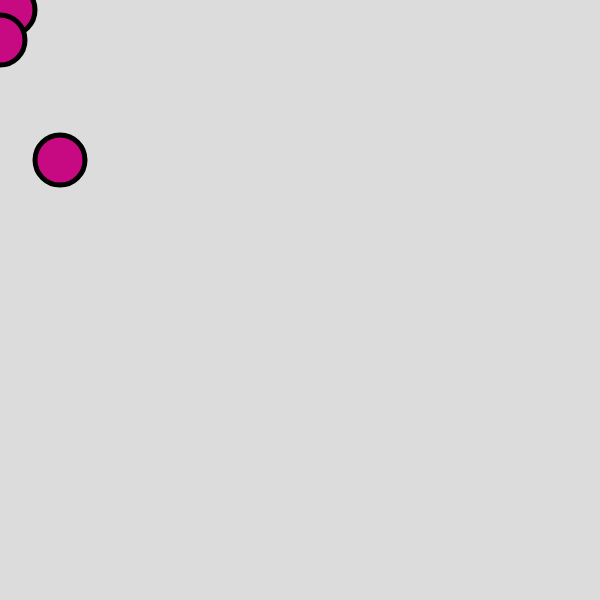
Frame 1 (no input)
Frame 60 (no input): identical to frame 1, image omitted
Frame 120 (the mouse pressed at the canvas centre since frame 60): identical to frame 1, image omitted

The p5.js sketch that drew this single still picture (run headless with seeded random() and noise() and a simulated clock; from frame 60 on, the mouse is pressed at the canvas centre):

// p5.js sketch
// ── sketch.js
let ballX = 0; 
let ballY = 300;
let speedX = 2; 
let speedY = 3; 




function setup() {
  createCanvas(600, 600);
}

function draw() {
  background(220);

  ballX += speedX; 
  ballY += speedY;  

bouncingball(10, 10, 30, 50, 100, 2, 3);
bouncingball(0, 40, 100, 10, 75, 2, 3);
bouncingball(60, 160, 0, 160, 0, 2, 3);
}


function move(speedX, speedY, ballX, ballY) {
  ballX += speedX; 
  ballY += speedY;
}

function bounce(ballX, ballY) {
if (ballX > height || ballX < 0) {
    speedX = speedX * -1;
  }

  if (ballY > height || ballY < 0) {
    speedY = speedY * -1;
  }
}

function display(r, g, b, ballX, ballY){
  strokeWeight(5);
  fill(200, 10, 130); 
  ellipse(ballX, ballY, 50, 50); 
}

function bouncingball(ballX, ballY, r, g, b, speedX, speedY){
  move(speedX, speedY, ballX, ballY);
bounce(ballX, ballY); 
display(r, g, b, ballX, ballY);
}
